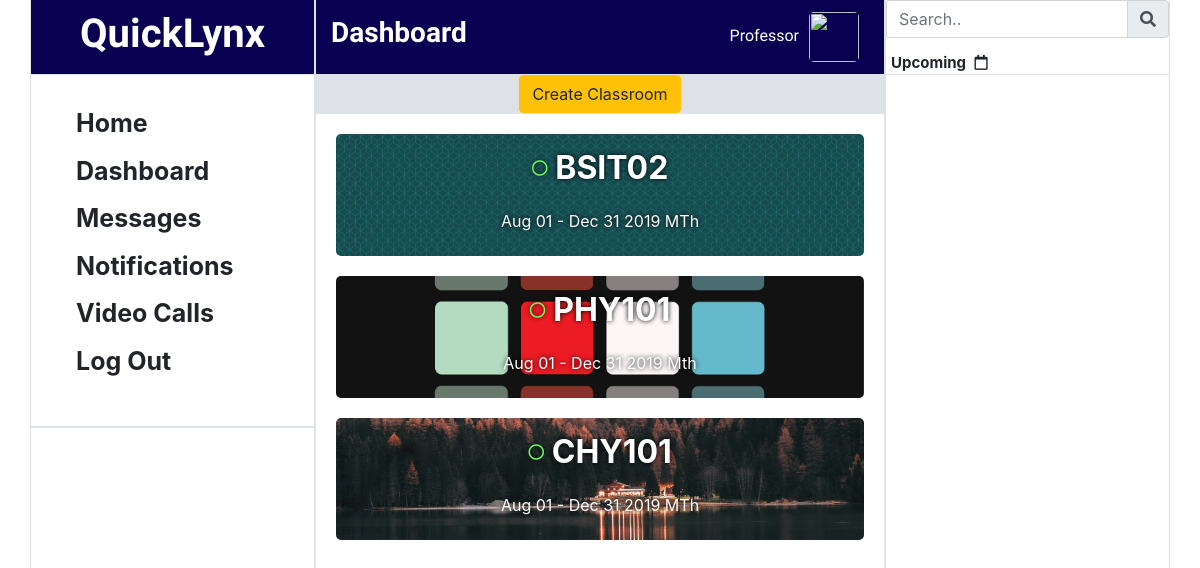
/dashboard/ (signed in), run on the app's committed database.
### app/models.py (models this page shows, shortened)
class Professor(models.Model):
    account = models.ForeignKey(Account, on_delete=models.CASCADE, blank=True, null=True)
    classroom = models.ManyToManyField(Classroom, blank=True)
    upvoted_post = models.ManyToManyField(Post, blank=True, related_name='upvoted_post_prof')
    downvoted_post = models.ManyToManyField(Post, blank=True, related_name='downvoted_post_prof')
    class Meta:
        db_table = "professor"

class Account(models.Model):
    first_name = models.CharField(max_length=50)
    last_name = models.CharField(max_length=50, blank=True, null=True)
    school_id = models.CharField(max_length=50)
    propix = models.ImageField(upload_to='pictures', blank=True, null=True)
    login = models.ForeignKey(Login, on_delete=models.CASCADE)
    class Meta:
        db_table = 'account'

class Classroom(models.Model):
    room_name = models.CharField(max_length=50)
    time_start = models.TimeField(null=True)
    time_end = models.TimeField(null=True)
    days = models.CharField(max_length=10)
    date_start = models.DateField(null=True)
    date_end = models.DateField(null=True)
    year_start = models.CharField(max_length=4, null=True, blank=True)
    year_end = models.CharField(max_length=4, null=True, blank=True)
    semester = models.CharField(max_length=25, choices=semester_choices, default="1st Semester")
    headerpix = models.ImageField(upload_to="media", blank=True, null=True)
    invite_token = models.CharField(max_length=20, null=True, blank=True)
    class Meta:
        db_table = "Classroom"

### app/views.py (the view)
# urls.py: path('dashboard/', views.dashboard, name='dashboard'),
def dashboard(request):
    if request.session.is_empty():
        return redirect('/')
    email_session = request.session.get('email')
    if email_session == None:
        return redirect('/logout/')
    login = Login.objects.get(email=email_session)
    if login.category == "STUDENT":
        context = {
            'posts': Post.objects.all(),
            'events': Event.objects.all(),
            'account': Student.objects.select_related().get(account__login__email=email_session),
            'students': Student.objects.all(),
        }
    elif login.category == "PROFESSOR":
            context = {
                'posts': Post.objects.all(),
                'events': Event.objects.all(),
                'account': Professor.objects.select_related().get(account__login__email=email_session),
                'students': Student.objects.all(),
            }
    return render(request, 'dashboard.html', context)

### app/templates/dashboard.html (shortened to what this page needs)
<!DOCTYPE html>
<html lang="en">
<head>
    <link rel="stylesheet" href="https://stackpath.bootstrapcdn.com/bootstrap/4.3.1/css/bootstrap.min.css">
    <link rel="stylesheet" href="../static/css/style.css">
    <link rel="stylesheet" href="https://use.fontawesome.com/releases/v5.7.0/css/all.css">
</head>
<body onload="init()">
    <div class="container-fluid">
        <div class="container">
            <div class="row">
                <div class="col-3 border-right border-left" style="min-height: 100vh;">
                    <div class="row border-bottom text-center" style="min-height: 75px; background: rgb(10, 0, 81); color: white">
                        <div class="col">
                            <h1 style="margin-top: 10px;">QuickLynx</h1>
                        </div>
                    </div>
                    <div class="row sticky-top">
                        <div class="container border-bottom" style="padding: 20px;">
                            <div class="row">
                                <ul>
                                    <li class="links"><a href="/home/">Home</a></li>
                                    <li class="links"><a href="/dashboard/">Dashboard</a></li>
                                    <li class="links"><a href="#">Messages</a></li>
                                    <li class="links"><a href="#">Notifications</a></li>
                                    <li class="links"><a href="#">Video Calls</a></li>
                                    <li class="links"><a href="/logout/">Log Out</a></li>
                                </ul>
                            </div>
                        </div>
                        <div class="container border-top" style="padding: 20px;">
                        </div>
                    </div>
                </div>
                <div class="col-6 border-right border-left" style="min-height: 100vh;">
                    <div class="row border-bottom" style="min-height: 75px; background: rgb(10, 0, 81); color: white">
                        <div class="aligner col">
                            <h3>Dashboard</h3>
                            <span style="font-family: 'Fjalla One', sans-serif;">{{account.account.first_name}}<img src="https://kerrpanel.com/wp-content/uploads/2018/05/default_avatar-2.gif" alt="" style="object-fit: cover; border-radius: 5px; margin: 0 10px 0" height="50px" width="50px"></span>
                        </div>
                    </div>
                    {%if account.account.login.category == "PROFESSOR"%}
                        <div class="row text-center" style="height: 39px; background: rgb(222, 226,230)">
                            <div class="col">
                                <button class="btn btn-warning" data-toggle="modal" data-target="#myModal">Create Classroom</button>
                            </div>
                        </div>
                    {%endif%}
                    {% now "Y-m-d" as todays_date%}
                    {%for classroom in account.classroom.all%}
                        <div class="row">
                            {% if classroom.headerpix|length > 0 %}
                                <div class="card-selector col text-center row-course" style="color: white; background: url({{classroom.headerpix.url}}); background-size: cover; background-position:center" onclick="location.href='/classroom/{{classroom.room_name}}'">
                            {%endif%}
                                <p style="text-shadow: 0 0 5px black;">{%if todays_date < classroom.date_end|date:"Y-m-d"%}<i class="far fa-circle" style="color: rgb(105, 255, 92); font-size: 1rem; vertical-align:5px"></i>{%else%}<i class="far fa-circle" style="color: rgb(255, 92, 92); font-size: 1rem; vertical-align:5px">{%endif%}</i>&nbsp;{{classroom.room_name}} <br><span style="font-size: 1rem; font-weight: lighter">{{classroom.date_start|date:"M d"}} - {{classroom.date_end|date:"M d Y"}} {{classroom.days}}</span></p>
                            </div>
                        </div>
                    {%endfor%}
                </div>
                <div class="col-3 border-right border-left text-center" style="min-height: 100vh;">
                    <div class="row border-bottom sticky-top" style="min-height: 75px;">
                        <form action="#" class="text-center">
                            <div class="input-group">
                                <input type="text" class="form-control" placeholder="Search..">
                                <div class="input-group-append">
                                    <span class="input-group-text"><i class="fas fa-search"></i></span>
                                </div>
                            </div>
                        </form>
                        <span class="links" style="margin: 0 5px 0;font-size: 15px; align-self:flex-end">Upcoming <i class="control-img far fa-calendar" title="Create Event"></i></span>
                    </div>
                </div>
            </div>
        </div>
    </div>
</body>
</html>

### app/static/css/style.css (style rules this page uses)
h3, h6, h1 { font-family: 'Fjalla One', sans-serif; font-weight: bolder; }
input { border:rgb(212, 212, 212) 1px solid !important; border-radius: 2px !important; }
.card-selector { margin: 20px 20px 20px; display: flex; align-items: center; justify-content: center; border-radius: 5px; transition: all 0.2s ease-in-out; color: black; padding-top: 10px; cursor: pointer; }
.card-selector p { font-size: xx-large; font-weight: 700; }
.row-course { margin-bottom: 0; }

### app/templates/dashboard.html (style rules this page uses)
body { margin: 0; }
li { list-style-type: none; }
.links { font-size: 25px; font-weight: bolder; margin: 10px 0 10px; }
li a { text-decoration: none !important; color: rgb(33,37, 41); transition: 0.1s; outline: 0; }
.control-img { margin: 0 5px 0; cursor: pointer; }
.aligner { display: flex; align-items: center; justify-content: space-between; }

### data on the page
Professor: account.first_name "Professor"
Classroom: headerpix (picture), room_name "BSIT02", date_start "Aug 01", date_end "Dec 31 2019", days "MTh"
Classroom: headerpix (picture), room_name "PHY101", date_start "Aug 01", date_end "Dec 31 2019", days "Mth"
Classroom: headerpix (picture), room_name "CHY101", date_start "Aug 01", date_end "Dec 31 2019", days "MTh"
